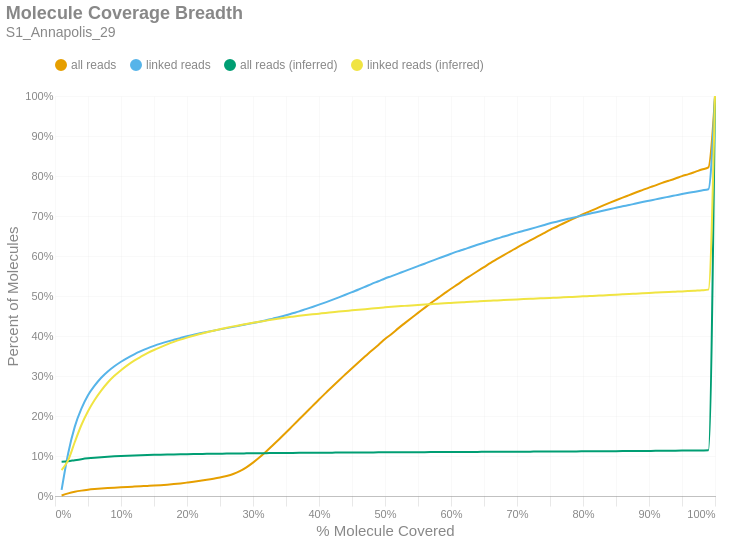

Write notebook code for a chart like this one.
### Markdown cell above
### Molecule Read Coverage
This chart shows molecule coverage breadth as computed by the number of bases aligned to that molecule. In other words, "*how much of each unique long molecule is actually sequenced/aligned?*" Keep in mind there is a distinction between sequences and alignments, since some sequences belonging to a particular molecule may not align well and wouldn't appear in the alignment data. This chart also shows molecule coverage breadth as computed by the *inferred fragment* from which the aligned sequences originate. Unlike read coverage, this calculation takes into account the total insert size, including unsequenced gaps between the forward and reverse reads. Like the previous figures, these are cumulative percents.

### Code cell
if SKIPLR:
    print_html(f"Skipped")
else:
    binned_df = consolidated_hist(valids['coverage_bp'], mask, 0.01, True)
    binned_df_inf = consolidated_hist(valids['coverage_inserts'], mask, 0.01, True)
    binned_df = binned_df.with_columns(pl.lit(binned_df_inf['all reads (cumsum)']).alias('all reads (inferred)'))
    binned_df = binned_df.with_columns(pl.lit(binned_df_inf['linked reads (cumsum)']).alias('linked reads (inferred)'))
    binned_df = binned_df.with_columns(
        (pl.col('bin').cast(pl.Float64) + 0.01).alias('right_edge')
    )

    with SafeRender(binned_df):
        (
            density_plot(binned_df, 'Molecule Coverage Breadth', samplename, 'molcov', ['all reads (inferred)','linked reads (inferred)'])
            .encode(
                #x=alt.X('bin:Q', title="% Molecule Covered").axis(format = '%').scale(padding=0),
                x=alt.X('right_edge:Q', title="% Molecule Covered").axis(format='%').scale(padding=0),
                y=alt.Y('value:Q', title='Percent of Molecules')
                    .axis(format='%')
                    .stack(False)
                    .scale(domainMin=0, padding=0),
                color=alt.Color("key:N").scale(domain = ["all reads", "linked reads", "all reads (inferred)", "linked reads (inferred)"]),
                tooltip = [
                    alt.Tooltip("key:N", title = "Data Type"),
                    alt.Tooltip("range_label:N", title="% Molecule Covered"),
                    alt.Tooltip("value:Q", format = ".2%", title="% Molecules")
                ]
            )
        ).display()

### Figure 1 — Vega-Lite specification as saved in the notebook (floating-point values rounded to 4 significant figures)
{"width": "container", "height": 400, "config": {"title": {"anchor": "start", "dy": -15, "fontSize": 18, "color": "#888888", "subtitleColor": "#888888", "subtitleFontSize": 14}, "arc": {"fill": "#0072B2"}, "axis": {"domainColor": "#888888", "domainWidth": 0.5, "gridWidth": 0.2, "grid": false, "titleFontWeight": 400, "titleFontSize": 15, "labelFontSize": 11, "labelColor": "#888888", "tickColor": "#888888", "tickWidth": 0.2, "titleColor": "#888888"}, "axisBand": {"grid": false}, "axisX": {"grid": true, "tickSize": 10, "domainCap": "round"}, "axisY": {"domain": false, "grid": true, "tickSize": 0, "domainCap": "round"}, "background": "transparent", "header": {"labelFontSize": 15, "labelColor": "#888888", "titleFontSize": 15, "titleFontWeight": 600, "titleColor": "#888888"}, "legend": {"labelFont": "sans-serif", "labelFontSize": 12, "labelColor": "#888888", "symbolSize": 100, "symbolType": "circle", "titleFontSize": 12, "titlePadding": 10, "titleColor": "#888888", "title": null, "orient": "top"}, "range": {"category": ["#E69F00", "#56B4E9", "#009E73", "#F0E442", "#0072B2", "#D55E00", "#CC79A7", "#000000"], "diverging": ["#cfe8f3", "#a2d4ec", "#73bfe2", "#46abdb", "#1696d2", "#12719e"]}, "area": {"fill": "#0072B2", "fillOpacity": 0.7, "line": true, "strokeOpacity": 0.7}, "line": {"color": "#0072B2", "stroke": "#0072B2", "strokeWidth": 2}, "trail": {"color": "#0072B2", "stroke": "#0072B2", "strokeWidth": 0, "size": 1}, "point": {"filled": true, "fillOpacity": 1.0, "size": 95}, "text": {"color": "#888888", "fontSize": 11, "align": "right", "fontWeight": 400, "size": 11}, "bar": {"fill": "#0072B2", "stroke": null}, "view": {"stroke": null, "continuousWidth": 660, "continuousHeight": 400}}, "data": {"name": "data-5b41f875bc32c1f44cb8561daeea2385"}, "mark": {"type": "line", "interpolate": "monotone", "point": {"opacity": 0, "size": 275}}, "encoding": {"color": {"field": "key", "scale": {"domain": ["all reads", "linked reads", "all reads (inferred)", "linked reads (inferred)"]}, "type": "nominal"}, "tooltip": [{"field": "key", "title": "Data Type", "type": "nominal"}, {"field": "range_label", "title": "% Molecule Covered", "type": "nominal"}, {"field": "value", "format": ".2%", "title": "% Molecules", "type": "quantitative"}], "x": {"axis": {"format": "%"}, "field": "right_edge", "scale": {"padding": 0}, "title": "% Molecule Covered", "type": "quantitative"}, "y": {"axis": {"format": "%"}, "field": "value", "scale": {"domainMin": 0, "padding": 0}, "stack": false, "title": "Percent of Molecules", "type": "quantitative"}}, "params": [{"name": "param_c36ac31b6afebe62", "select": {"type": "point", "fields": ["key"]}, "bind": "legend"}], "title": {"text": "Molecule Coverage Breadth", "subtitle": "S1_Annapolis_29"}, "transform": [{"fold": ["all reads (cumsum)", "linked reads (cumsum)", "all reads (inferred)", "linked reads (inferred)"]}, {"calculate": "replace(datum.key, ' (cumsum)', '')", "as": "key"}, {"filter": {"param": "param_c36ac31b6afebe62"}}], "usermeta": {"embedOptions": {"downloadFileName": "S1_Annapolis_29.molcov"}}, "$schema": "https://vega.github.io/schema/vega-lite/v6.1.0.json", "datasets": {"data-5b41f875bc32c1f44cb8561daeea2385": [{"bin": "0.0", "interval": "0.0-0.01", "all reads": 0.001082, "linked reads": 0.01516, "all reads (cumsum)": 0.001082, "linked reads (cumsum)": 0.01516, "range_label": "0.0-0.01", "all reads (inferred)": 0.08541, "linked reads (inferred)": 0.06472, "right_edge": 0.01}, {"bin": "0.01", "interval": "0.01-0.02", "all reads": 0.005474, "linked reads": 0.09169, "all reads (cumsum)": 0.006557, "linked reads (cumsum)": 0.1068, "range_label": "0.01-0.02", "all reads (inferred)": 0.08696, "linked reads (inferred)": 0.08953, "right_edge": 0.02}, {"bin": "0.02", "interval": "0.02-0.03", "all reads": 0.004024, "linked reads": 0.06655, "all reads (cumsum)": 0.01058, "linked reads (cumsum)": 0.1734, "range_label": "0.02-0.03", "all reads (inferred)": 0.08959, "linked reads (inferred)": 0.135, "right_edge": 0.03}, {"bin": "0.03", "interval": "0.03-0.04", "all reads": 0.002844, "linked reads": 0.04482, "all reads (cumsum)": 0.01342, "linked reads (cumsum)": 0.2182, "range_label": "0.03-0.04", "all reads (inferred)": 0.09203, "linked reads (inferred)": 0.1775, "right_edge": 0.04}, {"bin": "0.04", "interval": "0.04-0.05", "all reads": 0.00216, "linked reads": 0.03349, "all reads (cumsum)": 0.01558, "linked reads (cumsum)": 0.2517, "range_label": "0.04-0.05", "all reads (inferred)": 0.0941, "linked reads (inferred)": 0.212, "right_edge": 0.05}, {"bin": "0.05", "interval": "0.05-0.06", "all reads": 0.001649, "linked reads": 0.02409, "all reads (cumsum)": 0.01723, "linked reads (cumsum)": 0.2758, "range_label": "0.05-0.06", "all reads (inferred)": 0.09572, "linked reads (inferred)": 0.2401, "right_edge": 0.06}, {"bin": "0.06", "interval": "0.06-0.07", "all reads": 0.001385, "linked reads": 0.01984, "all reads (cumsum)": 0.01862, "linked reads (cumsum)": 0.2956, "range_label": "0.06-0.07", "all reads (inferred)": 0.09707, "linked reads (inferred)": 0.2636, "right_edge": 0.07}, {"bin": "0.07", "interval": "0.07-0.08", "all reads": 0.00118, "linked reads": 0.01578, "all reads (cumsum)": 0.0198, "linked reads (cumsum)": 0.3114, "range_label": "0.07-0.08", "all reads (inferred)": 0.09822, "linked reads (inferred)": 0.2838, "right_edge": 0.08}, {"bin": "0.08", "interval": "0.08-0.09", "all reads": 0.001036, "linked reads": 0.01292, "all reads (cumsum)": 0.02083, "linked reads (cumsum)": 0.3243, "range_label": "0.08-0.09", "all reads (inferred)": 0.09916, "linked reads (inferred)": 0.3004, "right_edge": 0.09}, {"bin": "0.09", "interval": "0.09-0.1", "all reads": 0.000969, "linked reads": 0.01135, "all reads (cumsum)": 0.0218, "linked reads (cumsum)": 0.3357, "range_label": "0.09-0.1", "all reads (inferred)": 0.09997, "linked reads (inferred)": 0.3146, "right_edge": 0.1}, {"bin": "0.1", "interval": "0.1-0.11", "all reads": 0.0009315, "linked reads": 0.009811, "all reads (cumsum)": 0.02274, "linked reads (cumsum)": 0.3455, "range_label": "0.1-0.11", "all reads (inferred)": 0.1007, "linked reads (inferred)": 0.3273, "right_edge": 0.11}, {"bin": "0.11", "interval": "0.11-0.12", "all reads": 0.0008588, "linked reads": 0.008721, "all reads (cumsum)": 0.02359, "linked reads (cumsum)": 0.3542, "range_label": "0.11-0.12", "all reads (inferred)": 0.1013, "linked reads (inferred)": 0.3385, "right_edge": 0.12}, {"bin": "0.12", "interval": "0.12-0.13", "all reads": 0.0008529, "linked reads": 0.00778, "all reads (cumsum)": 0.02445, "linked reads (cumsum)": 0.362, "range_label": "0.12-0.13", "all reads (inferred)": 0.1019, "linked reads (inferred)": 0.3482, "right_edge": 0.13}, {"bin": "0.13", "interval": "0.13-0.14", "all reads": 0.0008405, "linked reads": 0.007033, "all reads (cumsum)": 0.02529, "linked reads (cumsum)": 0.369, "range_label": "0.13-0.14", "all reads (inferred)": 0.1024, "linked reads (inferred)": 0.357, "right_edge": 0.14}, {"bin": "0.14", "interval": "0.14-0.15", "all reads": 0.0008635, "linked reads": 0.006193, "all reads (cumsum)": 0.02615, "linked reads (cumsum)": 0.3752, "range_label": "0.14-0.15", "all reads (inferred)": 0.1029, "linked reads (inferred)": 0.365, "right_edge": 0.15}, {"bin": "0.15", "interval": "0.15-0.16", "all reads": 0.000986, "linked reads": 0.005617, "all reads (cumsum)": 0.02714, "linked reads (cumsum)": 0.3808, "range_label": "0.15-0.16", "all reads (inferred)": 0.1033, "linked reads (inferred)": 0.3722, "right_edge": 0.16}, {"bin": "0.16", "interval": "0.16-0.17", "all reads": 0.001216, "linked reads": 0.005065, "all reads (cumsum)": 0.02835, "linked reads (cumsum)": 0.3859, "range_label": "0.16-0.17", "all reads (inferred)": 0.1037, "linked reads (inferred)": 0.3791, "right_edge": 0.17}, {"bin": "0.17", "interval": "0.17-0.18", "all reads": 0.001445, "linked reads": 0.004637, "all reads (cumsum)": 0.0298, "linked reads (cumsum)": 0.3905, "range_label": "0.17-0.18", "all reads (inferred)": 0.104, "linked reads (inferred)": 0.3852, "right_edge": 0.18}, {"bin": "0.18", "interval": "0.18-0.19", "all reads": 0.001735, "linked reads": 0.004435, "all reads (cumsum)": 0.03153, "linked reads (cumsum)": 0.395, "range_label": "0.18-0.19", "all reads (inferred)": 0.1043, "linked reads (inferred)": 0.3908, "right_edge": 0.19}, {"bin": "0.19", "interval": "0.19-0.2", "all reads": 0.00196, "linked reads": 0.004341, "all reads (cumsum)": 0.03349, "linked reads (cumsum)": 0.3993, "range_label": "0.19-0.2", "all reads (inferred)": 0.1046, "linked reads (inferred)": 0.3959, "right_edge": 0.2}, {"bin": "0.2", "interval": "0.2-0.21", "all reads": 0.002067, "linked reads": 0.003804, "all reads (cumsum)": 0.03556, "linked reads (cumsum)": 0.4031, "range_label": "0.2-0.21", "all reads (inferred)": 0.1049, "linked reads (inferred)": 0.4007, "right_edge": 0.21}, {"bin": "0.21", "interval": "0.21-0.22", "all reads": 0.002367, "linked reads": 0.003602, "all reads (cumsum)": 0.03793, "linked reads (cumsum)": 0.4067, "range_label": "0.21-0.22", "all reads (inferred)": 0.1052, "linked reads (inferred)": 0.4051, "right_edge": 0.22}, {"bin": "0.22", "interval": "0.22-0.23", "all reads": 0.002581, "linked reads": 0.003462, "all reads (cumsum)": 0.04051, "linked reads (cumsum)": 0.4102, "range_label": "0.22-0.23", "all reads (inferred)": 0.1054, "linked reads (inferred)": 0.4093, "right_edge": 0.23}, {"bin": "0.23", "interval": "0.23-0.24", "all reads": 0.002809, "linked reads": 0.003182, "all reads (cumsum)": 0.04332, "linked reads (cumsum)": 0.4134, "range_label": "0.23-0.24", "all reads (inferred)": 0.1056, "linked reads (inferred)": 0.4133, "right_edge": 0.24}, {"bin": "0.24", "interval": "0.24-0.25", "all reads": 0.003144, "linked reads": 0.003221, "all reads (cumsum)": 0.04646, "linked reads (cumsum)": 0.4166, "range_label": "0.24-0.25", "all reads (inferred)": 0.1059, "linked reads (inferred)": 0.4171, "right_edge": 0.25}, {"bin": "0.25", "interval": "0.25-0.26", "all reads": 0.003598, "linked reads": 0.003096, "all reads (cumsum)": 0.05006, "linked reads (cumsum)": 0.4197, "range_label": "0.25-0.26", "all reads (inferred)": 0.1061, "linked reads (inferred)": 0.4209, "right_edge": 0.26}, {"bin": "0.26", "interval": "0.26-0.27", "all reads": 0.004836, "linked reads": 0.003135, "all reads (cumsum)": 0.05489, "linked reads (cumsum)": 0.4228, "range_label": "0.26-0.27", "all reads (inferred)": 0.1063, "linked reads (inferred)": 0.4241, "right_edge": 0.27}, {"bin": "0.27", "interval": "0.27-0.28", "all reads": 0.00715, "linked reads": 0.00319, "all reads (cumsum)": 0.06204, "linked reads (cumsum)": 0.426, "range_label": "0.27-0.28", "all reads (inferred)": 0.1064, "linked reads (inferred)": 0.427, "right_edge": 0.28}, {"bin": "0.28", "interval": "0.28-0.29", "all reads": 0.009598, "linked reads": 0.003213, "all reads (cumsum)": 0.07164, "linked reads (cumsum)": 0.4292, "range_label": "0.28-0.29", "all reads (inferred)": 0.1066, "linked reads (inferred)": 0.4301, "right_edge": 0.29}, {"bin": "0.29", "interval": "0.29-0.3", "all reads": 0.01179, "linked reads": 0.003213, "all reads (cumsum)": 0.08343, "linked reads (cumsum)": 0.4324, "range_label": "0.29-0.3", "all reads (inferred)": 0.1068, "linked reads (inferred)": 0.4331, "right_edge": 0.3}, {"bin": "0.3", "interval": "0.3-0.31", "all reads": 0.01333, "linked reads": 0.003415, "all reads (cumsum)": 0.09676, "linked reads (cumsum)": 0.4359, "range_label": "0.3-0.31", "all reads (inferred)": 0.107, "linked reads (inferred)": 0.4358, "right_edge": 0.31}, {"bin": "0.31", "interval": "0.31-0.32", "all reads": 0.01451, "linked reads": 0.003478, "all reads (cumsum)": 0.1113, "linked reads (cumsum)": 0.4393, "range_label": "0.31-0.32", "all reads (inferred)": 0.1071, "linked reads (inferred)": 0.4384, "right_edge": 0.32}, {"bin": "0.32", "interval": "0.32-0.33", "all reads": 0.01547, "linked reads": 0.004038, "all reads (cumsum)": 0.1268, "linked reads (cumsum)": 0.4434, "range_label": "0.32-0.33", "all reads (inferred)": 0.1073, "linked reads (inferred)": 0.4412, "right_edge": 0.33}, {"bin": "0.33", "interval": "0.33-0.34", "all reads": 0.0158, "linked reads": 0.003983, "all reads (cumsum)": 0.1425, "linked reads (cumsum)": 0.4474, "range_label": "0.33-0.34", "all reads (inferred)": 0.1074, "linked reads (inferred)": 0.4438, "right_edge": 0.34}, {"bin": "0.34", "interval": "0.34-0.35", "all reads": 0.01617, "linked reads": 0.004481, "all reads (cumsum)": 0.1587, "linked reads (cumsum)": 0.4518, "range_label": "0.34-0.35", "all reads (inferred)": 0.1076, "linked reads (inferred)": 0.4462, "right_edge": 0.35}, {"bin": "0.35", "interval": "0.35-0.36", "all reads": 0.01661, "linked reads": 0.004855, "all reads (cumsum)": 0.1753, "linked reads (cumsum)": 0.4567, "range_label": "0.35-0.36", "all reads (inferred)": 0.1077, "linked reads (inferred)": 0.4484, "right_edge": 0.36}, {"bin": "0.36", "interval": "0.36-0.37", "all reads": 0.01634, "linked reads": 0.004855, "all reads (cumsum)": 0.1917, "linked reads (cumsum)": 0.4615, "range_label": "0.36-0.37", "all reads (inferred)": 0.1078, "linked reads (inferred)": 0.4504, "right_edge": 0.37}, {"bin": "0.37", "interval": "0.37-0.38", "all reads": 0.01656, "linked reads": 0.005625, "all reads (cumsum)": 0.2082, "linked reads (cumsum)": 0.4672, "range_label": "0.37-0.38", "all reads (inferred)": 0.1079, "linked reads (inferred)": 0.4523, "right_edge": 0.38}, {"bin": "0.38", "interval": "0.38-0.39", "all reads": 0.01643, "linked reads": 0.005469, "all reads (cumsum)": 0.2247, "linked reads (cumsum)": 0.4726, "range_label": "0.38-0.39", "all reads (inferred)": 0.1081, "linked reads (inferred)": 0.4542, "right_edge": 0.39}, {"bin": "0.39", "interval": "0.39-0.4", "all reads": 0.01658, "linked reads": 0.005711, "all reads (cumsum)": 0.2413, "linked reads (cumsum)": 0.4784, "range_label": "0.39-0.4", "all reads (inferred)": 0.1082, "linked reads (inferred)": 0.4559, "right_edge": 0.4}, {"bin": "0.4", "interval": "0.4-0.41", "all reads": 0.01598, "linked reads": 0.005843, "all reads (cumsum)": 0.2572, "linked reads (cumsum)": 0.4842, "range_label": "0.4-0.41", "all reads (inferred)": 0.1083, "linked reads (inferred)": 0.4577, "right_edge": 0.41}, {"bin": "0.41", "interval": "0.41-0.42", "all reads": 0.01594, "linked reads": 0.006014, "all reads (cumsum)": 0.2732, "linked reads (cumsum)": 0.4902, "range_label": "0.41-0.42", "all reads (inferred)": 0.1084, "linked reads (inferred)": 0.4593, "right_edge": 0.42}, {"bin": "0.42", "interval": "0.42-0.43", "all reads": 0.01572, "linked reads": 0.006271, "all reads (cumsum)": 0.2889, "linked reads (cumsum)": 0.4965, "range_label": "0.42-0.43", "all reads (inferred)": 0.1085, "linked reads (inferred)": 0.461, "right_edge": 0.43}, {"bin": "0.43", "interval": "0.43-0.44", "all reads": 0.01536, "linked reads": 0.006528, "all reads (cumsum)": 0.3042, "linked reads (cumsum)": 0.503, "range_label": "0.43-0.44", "all reads (inferred)": 0.1086, "linked reads (inferred)": 0.4626, "right_edge": 0.44}, {"bin": "0.44", "interval": "0.44-0.45", "all reads": 0.01529, "linked reads": 0.006706, "all reads (cumsum)": 0.3195, "linked reads (cumsum)": 0.5097, "range_label": "0.44-0.45", "all reads (inferred)": 0.1087, "linked reads (inferred)": 0.4643, "right_edge": 0.45}, {"bin": "0.45", "interval": "0.45-0.46", "all reads": 0.01492, "linked reads": 0.006543, "all reads (cumsum)": 0.3345, "linked reads (cumsum)": 0.5163, "range_label": "0.45-0.46", "all reads (inferred)": 0.1088, "linked reads (inferred)": 0.4657, "right_edge": 0.46}, {"bin": "0.46", "interval": "0.46-0.47", "all reads": 0.01474, "linked reads": 0.006909, "all reads (cumsum)": 0.3492, "linked reads (cumsum)": 0.5232, "range_label": "0.46-0.47", "all reads (inferred)": 0.1089, "linked reads (inferred)": 0.4671, "right_edge": 0.47}, {"bin": "0.47", "interval": "0.47-0.48", "all reads": 0.01458, "linked reads": 0.007072, "all reads (cumsum)": 0.3638, "linked reads (cumsum)": 0.5302, "range_label": "0.47-0.48", "all reads (inferred)": 0.109, "linked reads (inferred)": 0.4686, "right_edge": 0.48}, {"bin": "0.48", "interval": "0.48-0.49", "all reads": 0.01382, "linked reads": 0.006668, "all reads (cumsum)": 0.3776, "linked reads (cumsum)": 0.5369, "range_label": "0.48-0.49", "all reads (inferred)": 0.1091, "linked reads (inferred)": 0.4703, "right_edge": 0.49}, {"bin": "0.49", "interval": "0.49-0.5", "all reads": 0.015, "linked reads": 0.006893, "all reads (cumsum)": 0.3926, "linked reads (cumsum)": 0.5438, "range_label": "0.49-0.5", "all reads (inferred)": 0.1092, "linked reads (inferred)": 0.4717, "right_edge": 0.5}, {"bin": "0.5", "interval": "0.5-0.51", "all reads": 0.01255, "linked reads": 0.005952, "all reads (cumsum)": 0.4051, "linked reads (cumsum)": 0.5497, "range_label": "0.5-0.51", "all reads (inferred)": 0.1093, "linked reads (inferred)": 0.473, "right_edge": 0.51}, {"bin": "0.51", "interval": "0.51-0.52", "all reads": 0.01396, "linked reads": 0.006216, "all reads (cumsum)": 0.4191, "linked reads (cumsum)": 0.556, "range_label": "0.51-0.52", "all reads (inferred)": 0.1094, "linked reads (inferred)": 0.4742, "right_edge": 0.52}, {"bin": "0.52", "interval": "0.52-0.53", "all reads": 0.01316, "linked reads": 0.006294, "all reads (cumsum)": 0.4323, "linked reads (cumsum)": 0.5623, "range_label": "0.52-0.53", "all reads (inferred)": 0.1094, "linked reads (inferred)": 0.4753, "right_edge": 0.53}, {"bin": "0.53", "interval": "0.53-0.54", "all reads": 0.01293, "linked reads": 0.0061, "all reads (cumsum)": 0.4452, "linked reads (cumsum)": 0.5684, "range_label": "0.53-0.54", "all reads (inferred)": 0.1095, "linked reads (inferred)": 0.4765, "right_edge": 0.54}, {"bin": "0.54", "interval": "0.54-0.55", "all reads": 0.01255, "linked reads": 0.00631, "all reads (cumsum)": 0.4578, "linked reads (cumsum)": 0.5747, "range_label": "0.54-0.55", "all reads (inferred)": 0.1096, "linked reads (inferred)": 0.4775, "right_edge": 0.55}, {"bin": "0.55", "interval": "0.55-0.56", "all reads": 0.01266, "linked reads": 0.0061, "all reads (cumsum)": 0.4704, "linked reads (cumsum)": 0.5808, "range_label": "0.55-0.56", "all reads (inferred)": 0.1097, "linked reads (inferred)": 0.4786, "right_edge": 0.56}, {"bin": "0.56", "interval": "0.56-0.57", "all reads": 0.01232, "linked reads": 0.006528, "all reads (cumsum)": 0.4827, "linked reads (cumsum)": 0.5873, "range_label": "0.56-0.57", "all reads (inferred)": 0.1098, "linked reads (inferred)": 0.4796, "right_edge": 0.57}, {"bin": "0.57", "interval": "0.57-0.58", "all reads": 0.01187, "linked reads": 0.006115, "all reads (cumsum)": 0.4946, "linked reads (cumsum)": 0.5934, "range_label": "0.57-0.58", "all reads (inferred)": 0.1098, "linked reads (inferred)": 0.4806, "right_edge": 0.58}, {"bin": "0.58", "interval": "0.58-0.59", "all reads": 0.01188, "linked reads": 0.005905, "all reads (cumsum)": 0.5065, "linked reads (cumsum)": 0.5993, "range_label": "0.58-0.59", "all reads (inferred)": 0.1099, "linked reads (inferred)": 0.4817, "right_edge": 0.59}, {"bin": "0.59", "interval": "0.59-0.6", "all reads": 0.0117, "linked reads": 0.006193, "all reads (cumsum)": 0.5182, "linked reads (cumsum)": 0.6055, "range_label": "0.59-0.6", "all reads (inferred)": 0.11, "linked reads (inferred)": 0.4826, "right_edge": 0.6}, {"bin": "0.6", "interval": "0.6-0.61", "all reads": 0.01102, "linked reads": 0.005975, "all reads (cumsum)": 0.5292, "linked reads (cumsum)": 0.6115, "range_label": "0.6-0.61", "all reads (inferred)": 0.1101, "linked reads (inferred)": 0.4836, "right_edge": 0.61}, {"bin": "0.61", "interval": "0.61-0.62", "all reads": 0.01131, "linked reads": 0.005345, "all reads (cumsum)": 0.5405, "linked reads (cumsum)": 0.6168, "range_label": "0.61-0.62", "all reads (inferred)": 0.1101, "linked reads (inferred)": 0.4845, "right_edge": 0.62}, {"bin": "0.62", "interval": "0.62-0.63", "all reads": 0.0107, "linked reads": 0.005781, "all reads (cumsum)": 0.5512, "linked reads (cumsum)": 0.6226, "range_label": "0.62-0.63", "all reads (inferred)": 0.1102, "linked reads (inferred)": 0.4854, "right_edge": 0.63}, {"bin": "0.63", "interval": "0.63-0.64", "all reads": 0.0106, "linked reads": 0.005392, "all reads (cumsum)": 0.5618, "linked reads (cumsum)": 0.628, "range_label": "0.63-0.64", "all reads (inferred)": 0.1103, "linked reads (inferred)": 0.4865, "right_edge": 0.64}, {"bin": "0.64", "interval": "0.64-0.65", "all reads": 0.01045, "linked reads": 0.005112, "all reads (cumsum)": 0.5723, "linked reads (cumsum)": 0.6331, "range_label": "0.64-0.65", "all reads (inferred)": 0.1104, "linked reads (inferred)": 0.4875, "right_edge": 0.65}, {"bin": "0.65", "interval": "0.65-0.66", "all reads": 0.01053, "linked reads": 0.005384, "all reads (cumsum)": 0.5828, "linked reads (cumsum)": 0.6385, "range_label": "0.65-0.66", "all reads (inferred)": 0.1104, "linked reads (inferred)": 0.4883, "right_edge": 0.66}, {"bin": "0.66", "interval": "0.66-0.67", "all reads": 0.00976, "linked reads": 0.005236, "all reads (cumsum)": 0.5926, "linked reads (cumsum)": 0.6437, "range_label": "0.66-0.67", "all reads (inferred)": 0.1105, "linked reads (inferred)": 0.489, "right_edge": 0.67}, {"bin": "0.67", "interval": "0.67-0.68", "all reads": 0.009682, "linked reads": 0.004847, "all reads (cumsum)": 0.6023, "linked reads (cumsum)": 0.6486, "range_label": "0.67-0.68", "all reads (inferred)": 0.1106, "linked reads (inferred)": 0.4899, "right_edge": 0.68}, {"bin": "0.68", "interval": "0.68-0.69", "all reads": 0.009394, "linked reads": 0.004987, "all reads (cumsum)": 0.6117, "linked reads (cumsum)": 0.6536, "range_label": "0.68-0.69", "all reads (inferred)": 0.1107, "linked reads (inferred)": 0.4907, "right_edge": 0.69}, {"bin": "0.69", "interval": "0.69-0.7", "all reads": 0.009537, "linked reads": 0.004933, "all reads (cumsum)": 0.6212, "linked reads (cumsum)": 0.6585, "range_label": "0.69-0.7", "all reads (inferred)": 0.1107, "linked reads (inferred)": 0.4915, "right_edge": 0.7}, {"bin": "0.7", "interval": "0.7-0.71", "all reads": 0.009093, "linked reads": 0.004582, "all reads (cumsum)": 0.6303, "linked reads (cumsum)": 0.6631, "range_label": "0.7-0.71", "all reads (inferred)": 0.1108, "linked reads (inferred)": 0.4923, "right_edge": 0.71}, {"bin": "0.71", "interval": "0.71-0.72", "all reads": 0.008821, "linked reads": 0.004497, "all reads (cumsum)": 0.6391, "linked reads (cumsum)": 0.6676, "range_label": "0.71-0.72", "all reads (inferred)": 0.1109, "linked reads (inferred)": 0.493, "right_edge": 0.72}, {"bin": "0.72", "interval": "0.72-0.73", "all reads": 0.008893, "linked reads": 0.004629, "all reads (cumsum)": 0.648, "linked reads (cumsum)": 0.6722, "range_label": "0.72-0.73", "all reads (inferred)": 0.111, "linked reads (inferred)": 0.4937, "right_edge": 0.73}, {"bin": "0.73", "interval": "0.73-0.74", "all reads": 0.008437, "linked reads": 0.004684, "all reads (cumsum)": 0.6564, "linked reads (cumsum)": 0.6769, "range_label": "0.73-0.74", "all reads (inferred)": 0.1111, "linked reads (inferred)": 0.4945, "right_edge": 0.74}, {"bin": "0.74", "interval": "0.74-0.75", "all reads": 0.008812, "linked reads": 0.004785, "all reads (cumsum)": 0.6652, "linked reads (cumsum)": 0.6817, "range_label": "0.74-0.75", "all reads (inferred)": 0.1111, "linked reads (inferred)": 0.4953, "right_edge": 0.75}, {"bin": "0.75", "interval": "0.75-0.76", "all reads": 0.0079, "linked reads": 0.004139, "all reads (cumsum)": 0.6731, "linked reads (cumsum)": 0.6858, "range_label": "0.75-0.76", "all reads (inferred)": 0.1112, "linked reads (inferred)": 0.4959, "right_edge": 0.76}, {"bin": "0.76", "interval": "0.76-0.77", "all reads": 0.008081, "linked reads": 0.004217, "all reads (cumsum)": 0.6812, "linked reads (cumsum)": 0.69, "range_label": "0.76-0.77", "all reads (inferred)": 0.1113, "linked reads (inferred)": 0.4967, "right_edge": 0.77}, {"bin": "0.77", "interval": "0.77-0.78", "all reads": 0.007822, "linked reads": 0.003937, "all reads (cumsum)": 0.689, "linked reads (cumsum)": 0.694, "range_label": "0.77-0.78", "all reads (inferred)": 0.1114, "linked reads (inferred)": 0.4974, "right_edge": 0.78}, {"bin": "0.78", "interval": "0.78-0.79", "all reads": 0.007638, "linked reads": 0.003882, "all reads (cumsum)": 0.6967, "linked reads (cumsum)": 0.6979, "range_label": "0.78-0.79", "all reads (inferred)": 0.1115, "linked reads (inferred)": 0.4982, "right_edge": 0.79}, {"bin": "0.79", "interval": "0.79-0.8", "all reads": 0.007852, "linked reads": 0.003828, "all reads (cumsum)": 0.7045, "linked reads (cumsum)": 0.7017, "range_label": "0.79-0.8", "all reads (inferred)": 0.1116, "linked reads (inferred)": 0.4991, "right_edge": 0.8}, {"bin": "0.8", "interval": "0.8-0.81", "all reads": 0.00701, "linked reads": 0.004015, "all reads (cumsum)": 0.7115, "linked reads (cumsum)": 0.7057, "range_label": "0.8-0.81", "all reads (inferred)": 0.1117, "linked reads (inferred)": 0.4999, "right_edge": 0.81}, {"bin": "0.81", "interval": "0.81-0.82", "all reads": 0.007083, "linked reads": 0.003641, "all reads (cumsum)": 0.7186, "linked reads (cumsum)": 0.7093, "range_label": "0.81-0.82", "all reads (inferred)": 0.1118, "linked reads (inferred)": 0.5008, "right_edge": 0.82}, {"bin": "0.82", "interval": "0.82-0.83", "all reads": 0.007151, "linked reads": 0.003719, "all reads (cumsum)": 0.7258, "linked reads (cumsum)": 0.7131, "range_label": "0.82-0.83", "all reads (inferred)": 0.1119, "linked reads (inferred)": 0.5015, "right_edge": 0.83}, {"bin": "0.83", "interval": "0.83-0.84", "all reads": 0.006865, "linked reads": 0.003874, "all reads (cumsum)": 0.7326, "linked reads (cumsum)": 0.7169, "range_label": "0.83-0.84", "all reads (inferred)": 0.112, "linked reads (inferred)": 0.5025, "right_edge": 0.84}, {"bin": "0.84", "interval": "0.84-0.85", "all reads": 0.006666, "linked reads": 0.003719, "all reads (cumsum)": 0.7393, "linked reads (cumsum)": 0.7206, "range_label": "0.84-0.85", "all reads (inferred)": 0.1121, "linked reads (inferred)": 0.5034, "right_edge": 0.85}, {"bin": "0.85", "interval": "0.85-0.86", "all reads": 0.00651, "linked reads": 0.003688, "all reads (cumsum)": 0.7458, "linked reads (cumsum)": 0.7243, "range_label": "0.85-0.86", "all reads (inferred)": 0.1123, "linked reads (inferred)": 0.5041, "right_edge": 0.86}, {"bin": "0.86", "interval": "0.86-0.87", "all reads": 0.00641, "linked reads": 0.00312, "all reads (cumsum)": 0.7522, "linked reads (cumsum)": 0.7275, "range_label": "0.86-0.87", "all reads (inferred)": 0.1124, "linked reads (inferred)": 0.5048, "right_edge": 0.87}, {"bin": "0.87", "interval": "0.87-0.88", "all reads": 0.006414, "linked reads": 0.003766, "all reads (cumsum)": 0.7586, "linked reads (cumsum)": 0.7312, "range_label": "0.87-0.88", "all reads (inferred)": 0.1125, "linked reads (inferred)": 0.5057, "right_edge": 0.88}, {"bin": "0.88", "interval": "0.88-0.89", "all reads": 0.006105, "linked reads": 0.00361, "all reads (cumsum)": 0.7648, "linked reads (cumsum)": 0.7348, "range_label": "0.88-0.89", "all reads (inferred)": 0.1126, "linked reads (inferred)": 0.5066, "right_edge": 0.89}, {"bin": "0.89", "interval": "0.89-0.9", "all reads": 0.006174, "linked reads": 0.0034, "all reads (cumsum)": 0.7709, "linked reads (cumsum)": 0.7382, "range_label": "0.89-0.9", "all reads (inferred)": 0.1127, "linked reads (inferred)": 0.5075, "right_edge": 0.9}, {"bin": "0.9", "interval": "0.9-0.91", "all reads": 0.005625, "linked reads": 0.003353, "all reads (cumsum)": 0.7766, "linked reads (cumsum)": 0.7416, "range_label": "0.9-0.91", "all reads (inferred)": 0.1129, "linked reads (inferred)": 0.5085, "right_edge": 0.91}, {"bin": "0.91", "interval": "0.91-0.92", "all reads": 0.006306, "linked reads": 0.003493, "all reads (cumsum)": 0.7829, "linked reads (cumsum)": 0.7451, "range_label": "0.91-0.92", "all reads (inferred)": 0.113, "linked reads (inferred)": 0.5094, "right_edge": 0.92}, {"bin": "0.92", "interval": "0.92-0.93", "all reads": 0.00535, "linked reads": 0.003229, "all reads (cumsum)": 0.7882, "linked reads (cumsum)": 0.7483, "range_label": "0.92-0.93", "all reads (inferred)": 0.1131, "linked reads (inferred)": 0.5102, "right_edge": 0.93}, {"bin": "0.93", "interval": "0.93-0.94", "all reads": 0.005552, "linked reads": 0.003237, "all reads (cumsum)": 0.7938, "linked reads (cumsum)": 0.7515, "range_label": "0.93-0.94", "all reads (inferred)": 0.1133, "linked reads (inferred)": 0.5108, "right_edge": 0.94}, {"bin": "0.94", "interval": "0.94-0.95", "all reads": 0.005991, "linked reads": 0.003237, "all reads (cumsum)": 0.7998, "linked reads (cumsum)": 0.7548, "range_label": "0.94-0.95", "all reads (inferred)": 0.1134, "linked reads (inferred)": 0.5115, "right_edge": 0.95}, {"bin": "0.95", "interval": "0.95-0.96", "all reads": 0.00489, "linked reads": 0.003081, "all reads (cumsum)": 0.8046, "linked reads (cumsum)": 0.7579, "range_label": "0.95-0.96", "all reads (inferred)": 0.1136, "linked reads (inferred)": 0.5124, "right_edge": 0.96}, {"bin": "0.96", "interval": "0.96-0.97", "all reads": 0.00566, "linked reads": 0.002902, "all reads (cumsum)": 0.8103, "linked reads (cumsum)": 0.7608, "range_label": "0.96-0.97", "all reads (inferred)": 0.1138, "linked reads (inferred)": 0.5133, "right_edge": 0.97}, {"bin": "0.97", "interval": "0.97-0.98", "all reads": 0.005797, "linked reads": 0.003143, "all reads (cumsum)": 0.8161, "linked reads (cumsum)": 0.7639, "range_label": "0.97-0.98", "all reads (inferred)": 0.114, "linked reads (inferred)": 0.5144, "right_edge": 0.98}, {"bin": "0.98", "interval": "0.98-0.99", "all reads": 0.005389, "linked reads": 0.003081, "all reads (cumsum)": 0.8215, "linked reads (cumsum)": 0.767, "range_label": "0.98-0.99", "all reads (inferred)": 0.1142, "linked reads (inferred)": 0.5159, "right_edge": 0.99}, {"bin": "0.99", "interval": "0.99-1.0", "all reads": 0.1785, "linked reads": 0.233, "all reads (cumsum)": 1.0, "linked reads (cumsum)": 1.0, "range_label": "0.99-1.0", "all reads (inferred)": 1.0, "linked reads (inferred)": 1.0, "right_edge": 1.0}]}}
